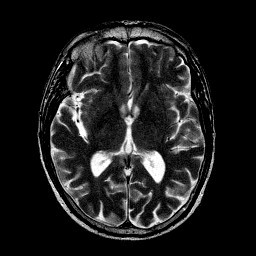
%> input picture 25-1MRI (1).png, 256 x 256 px
$ octave script_color.m   (GNU Octave 9; MATLAB toolbox functions it lacks are replaced by stand-ins)
%> lines starting %> are read from the running program, lines starting %| are printed output that depends on the picture; in (x1, y1, x2, y2) boxes, pixels count from 0 and x2, y2 are one past the last pixel; in counts of white or black regions, pixels touching at a corner belong together; the program's own positions count from 1
### tools/ConvertRGBtoYUV.m
function imgOut = ConvertRGBtoYUV(img)

img=double(img);
mtxRGBtoYUV = [  0.299,    0.587,    0.114;
                -0.147, -0.289,  0.436;
                 0.615,   -0.515, -0.100];

[r, c]=size(mtxRGBtoYUV);
if(r ~= 3 || c ~= 3)
    error('The matrix for color transformation is not 3x3.');
end

imgOut = zeros(size(img));
for i=1:3
    imgOut(:,:,i) = img(:,:,1) * mtxRGBtoYUV(i,1) + img(:,:,2) * mtxRGBtoYUV(i,2) + img(:,:,3) * mtxRGBtoYUV(i,3);
end

### tools/Xdog2.m
function F= Xdog(inputIm,Gamma,Phi,Epsilon,k,Sigma)


if size(inputIm,3)>1
    inputIm=rgb2gray(inputIm);
end
%inputIm = rgb2gray(inputIm);
inputIm = im2double(inputIm);

% Gauss Filters
gFilteredIm1 = imgaussfilt(inputIm, Sigma);
gFilteredIm2 = imgaussfilt(inputIm, Sigma * k);

differencedIm2 = gFilteredIm1 - (Gamma * gFilteredIm2);

x = size(differencedIm2,1);
y = size(differencedIm2,2);

% Extended difference of gaussians
for i=1:x
    for j=1:y
        if differencedIm2(i, j) < Epsilon
            differencedIm2(i, j) = 1;
        else
            differencedIm2(i, j) = 1 + tanh(Phi*(differencedIm2(i,j)));
        end
    end
end


 F =differencedIm2;

### tools/SF.m
function cp=SF(matrix,w)
% Compute the spatial frequency (SF) of image or subbbands of NSCT.
% ---------
% Author:  Qu Xiao-Bo    <quxiaobo <at> xmu.edu.cn or qxb_xmu@yahoo.com.cn>    Aug.28,2008
%          Postal address:
% Room 509, Scientific Research Building # 2,Haiyun Campus, Xiamen University,Xiamen,Fujian, P. R. China, 361005
% Website: http://quxiaobo.8866.org or http://quxiaobo.go.8866.org
%=============================================================
% disp('SF is computing...')
[row,column]=size(matrix);
cp=zeros(row,column);
window_wide=w;
spread=(window_wide-1)/2;
matrix_en=padarray(matrix,[spread spread],'symmetric');
temp=matrix_en.*0;
for i=1:row
    for j=1:column
        temp(i,j)=((matrix_en(i+1,j+1)-matrix_en(i+1,j))^2+(matrix_en(i+1,j+1)-matrix_en(i,j+1))^2);
    end
end
for i=1:row
    for j=1:column
        window=temp(i:1:(i+2*spread),j:1:(j+2*spread));
        cp(i,j)=sqrt(sum(window(:))./(window_wide.^2));
    end
end

### tools/local_energy.m
function cp=local_energy(matrix,N)
[row,column]=size(matrix);
matrix_en=abs(padarray(matrix,[N N],'symmetric'));
for i=1:row
    for j=1:column
        window=abs(matrix_en(i:1:(i+2*N),j:1:(j+2*N)));
        cp(i,j)=sum(window(:));
    end
end

### fast-guided-filter-code-v1/fastguidedfilter.m
function q = fastguidedfilter(I, p, r, eps, s)
%   GUIDEDFILTER   O(1) time implementation of guided filter.
%
%   - guidance image: I (should be a gray-scale/single channel image)
%   - filtering input image: p (should be a gray-scale/single channel image)
%   - local window radius: r
%   - regularization parameter: eps
%   - subsampling ratio: s (try s = r/4 to s=r)

I_sub = imresize(I, 1/s, 'nearest'); % NN is often enough
p_sub = imresize(p, 1/s, 'nearest');
r_sub = r / s; % make sure this is an integer

[hei, wid] = size(I_sub);
N = boxfilter(ones(hei, wid), r_sub); % the size of each local patch; N=(2r+1)^2 except for boundary pixels.

mean_I = boxfilter(I_sub, r_sub) ./ N;
mean_p = boxfilter(p_sub, r_sub) ./ N;
mean_Ip = boxfilter(I_sub.*p_sub, r_sub) ./ N;
cov_Ip = mean_Ip - mean_I .* mean_p; % this is the covariance of (I, p) in each local patch.

mean_II = boxfilter(I_sub.*I_sub, r_sub) ./ N;
var_I = mean_II - mean_I .* mean_I;

a = cov_Ip ./ (var_I + eps);
b = mean_p - a .* mean_I;

mean_a = boxfilter(a, r_sub) ./ N;
mean_b = boxfilter(b, r_sub) ./ N;

mean_a = imresize(mean_a, [size(I, 1), size(I, 2)], 'bilinear'); % bilinear is recommended
mean_b = imresize(mean_b, [size(I, 1), size(I, 2)], 'bilinear');

q = mean_a .* I + mean_b;
end

### fast-guided-filter-code-v1/boxfilter.m
function imDst = boxfilter(imSrc, r)

%   BOXFILTER   O(1) time box filtering using cumulative sum
%
%   - Definition imDst(x, y)=sum(sum(imSrc(x-r:x+r,y-r:y+r)));
%   - Running time independent of r;
%   - Equivalent to the function: colfilt(imSrc, [2*r+1, 2*r+1], 'sliding', @sum);
%   - But much faster.

[hei, wid] = size(imSrc);
imDst = zeros(size(imSrc));

%cumulative sum over Y axis
imCum = cumsum(imSrc, 1);
%difference over Y axis
imDst(1:r+1, :) = imCum(1+r:2*r+1, :);
imDst(r+2:hei-r, :) = imCum(2*r+2:hei, :) - imCum(1:hei-2*r-1, :);
imDst(hei-r+1:hei, :) = repmat(imCum(hei, :), [r, 1]) - imCum(hei-2*r:hei-r-1, :);

%cumulative sum over X axis
imCum = cumsum(imDst, 2);
%difference over Y axis
imDst(:, 1:r+1) = imCum(:, 1+r:2*r+1);
imDst(:, r+2:wid-r) = imCum(:, 2*r+2:wid) - imCum(:, 1:wid-2*r-1);
imDst(:, wid-r+1:wid) = repmat(imCum(:, wid), [1, r]) - imCum(:, wid-2*r:wid-r-1);
end

### tools/ConvertYUVtoRGB.m
function imgOut = ConvertYUVtoRGB(img)

img=double(img);
mtxRGBtoYUV = [  0.299,    0.587,    0.114;
                -0.147, -0.289,  0.436;
                 0.615,   -0.515, -0.100];
mtxYUVtoRGB=inv(mtxRGBtoYUV);

[r, c]=size(mtxRGBtoYUV);
if(r ~= 3 || c ~= 3)
    error('The matrix for color transformation is not 3x3.');
end

imgOut = zeros(size(img));
for i=1:3
    imgOut(:,:,i) = img(:,:,1) * mtxYUVtoRGB(i,1) + img(:,:,2) * mtxYUVtoRGB(i,2) + img(:,:,3) * mtxYUVtoRGB(i,3);
end

### script_color.m
%% COLOR

close all;
clear all;
clc;


% [4 lines of commented-out code are left out]
A=imread('25-1MRI (1).png');
%> A is the input picture: size 256x256x3 uint8; min 0, max 255, mean 31.2
B1=imread('25-2PET (2).png');
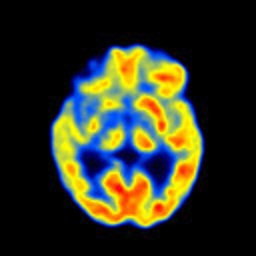
%> input picture 25-2PET (2).png, 256 x 256 px
%> B1 is the input picture: size 256x256x3 uint8; mean R, G, B 47.5, 49.6, 33


A=im2double(A);
%> A: size 256x256x3 double
B1=im2double(B1);
%> B1: size 256x256x3 double
figure,imshow(A,'border','tight');
figure,imshow(B1,'border','tight');
input1=A;
input2=B1;
tic
if size(A,3)>1
    A=rgb2gray(A);
%> A: size 256x256 double
end

[hei, wid] = size(A);
%> hei = 256; wid = 256
[row,column]=size(A);
%> row = 256; column = 256
%% Converting
B_YUV=ConvertRGBtoYUV(B1);
%> after the loop in ConvertRGBtoYUV, `for i=1:3`:
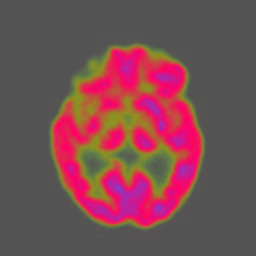
%> imgOut: size 256x256x3 double; mean R, G, B 0.185, -0.0272, 0.00127; drawn with min black and max white
B1=B_YUV(:,:,1);
%> B1: size 256x256 double

B=B1;
%%  Initail fusion
map1=abs(A>B);
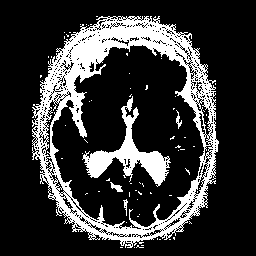
%> map1: size 256x256 double; values 0 (black) and 1 (white), 21.1% white; 75 white regions (70 under 20 px), largest, box (x1, y1, x2, y2) and area: (32, 16, 219, 248) 11386, (82, 96, 171, 187) 2078, (110, 182, 123, 192) 62, (176, 110, 182, 129) 47, (123, 199, 128, 216) 35
F1=A.*map1+~map1.*B;
G=fspecial('average',10);
F1_L=imfilter(F1,G);
F1_H=F1-F1_L;
%% Detail layers
A_L=imfilter(A,G);
B_L=imfilter(B,G);

A_H=A-A_L;
B_H=B-B_L;


%% Detail extraction using XDoG
Gamma = 0.98;
Phi = 200;
Epsilon = -0.1;
k = 1.6;

Sigma = 0.8;

M1A_H1=Xdog2(A_H,Gamma,Phi,Epsilon,k,Sigma);
M1B_H1=Xdog2(B_H,Gamma,Phi,Epsilon,k,Sigma);
%> call 2 of Xdog, with Gamma = 0.98, Phi = 200, Epsilon = -0.1, k = 1.6, Sigma = 0.8
%> after the loop in Xdog (call 2), `for i=1:x`:
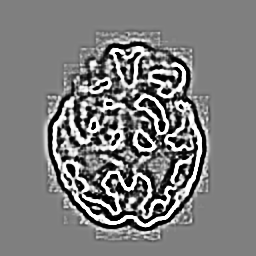
%> differencedIm2: size 256x256 double; min 1.43e-07, max 2, mean 0.981; drawn with min black and max white

MB_H1=M1A_H1>M1B_H1;
%> MB_H1: size 256x256 logical; 32.3% white; 125 white regions (91 under 20 px), largest, box (x1, y1, x2, y2) and area: (50, 56, 206, 234) 8225, (24, 8, 226, 255) 6898, (37, 29, 216, 240) 1466
MA_H1=M1B_H1>M1A_H1;
%> MA_H1: size 256x256 logical; 30.9% white; 106 white regions (75 under 20 px), largest, box (x1, y1, x2, y2) and area: (33, 15, 219, 244) 17495, (68, 185, 101, 218) 414, (53, 150, 86, 184) 408

%% Decision map of detail layers
w=9;
M2A_H=SF(A_H,w).*local_energy(A_H,w);
%> in SF, `temp=matrix_en.*0;`: temp: size 264x264 double; every value is 0
M2B_H=SF(B_H,w).*local_energy(B_H,w);
%> in SF (call 2), `temp=matrix_en.*0;`: temp: size 264x264 double; every value is 0
%> call 2 of local_energy, with N = 9
%> after the loop in local_energy (call 2), `for i=1:row`:
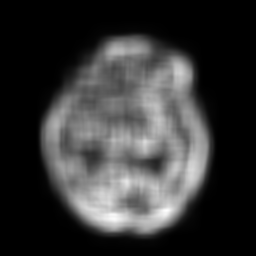
%> cp: size 256x256 double; min 0, max 38.95, mean 8.1; drawn with min black and max white


map1=(abs(M2A_H)>abs(M2B_H));
%> map1: size 256x256 logical; 63.9% white; 8 black regions (4 under 20 px), largest, box (x1, y1, x2, y2) and area: (0, 0, 256, 256) 22885, (143, 94, 165, 146) 706, (94, 121, 100, 131) 45, (174, 161, 180, 170) 33
map2=(abs(M2B_H)>abs(M2A_H));
%> map2: size 256x256 logical; 1.3% white; 12 white regions (8 under 20 px), largest, box (x1, y1, x2, y2) and area: (143, 94, 165, 146) 706, (94, 121, 100, 131) 45, (174, 161, 180, 170) 33, (152, 248, 167, 250) 23

for i=1:row
    for  j=1:column
      if M1B_H1(i,j)>M1A_H1(i,j)
           map1(i,j)=MA_H1(i,j);
    end
    end
end
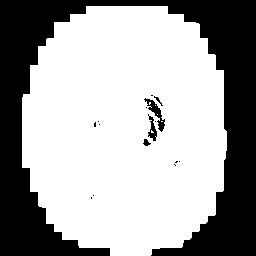
%> map1: size 256x256 logical; 64.5% white; 16 black regions (11 under 20 px), largest, box (x1, y1, x2, y2) and area: (0, 0, 256, 256) 22877, (144, 98, 165, 132) 208, (148, 114, 157, 141) 115, (143, 139, 151, 146) 33, (154, 96, 163, 106) 23

 for i=1:row
 for  j=1:column
      if M1A_H1(i,j)>M1B_H1(i,j)
           map2(i,j)=MB_H1(i,j);
    end
 end
 end
%> map2: size 256x256 logical; 33% white; 125 white regions (92 under 20 px), largest, box (x1, y1, x2, y2) and area: (50, 56, 206, 234) 8705, (24, 8, 226, 255) 6898, (37, 29, 216, 240) 1466


%% FGF
r=4;

eps = 0.02^2;
S=4;
MA_H_guide=fastguidedfilter(A, map1, r, eps,S);
%> in fastguidedfilter, `p_sub = imresize(p, 1/s, 'nearest');`: p_sub: size 64x64 logical; 65.9% white; 6 black regions (5 under 20 px), largest, box (x1, y1, x2, y2) and area: (0, 0, 64, 64) 1377
%> in boxfilter, `imDst(hei-r+1:hei, :) = repmat(imCum(hei, :), [r, 1]) - imCum(hei-2*r:..`:
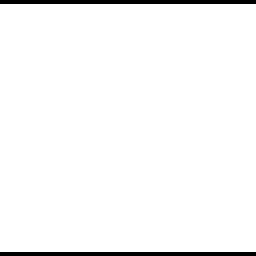
%> imDst: size 64x64 double (shown 4 times larger); values 2 (black) and 3 (white), 96.9% white; black in thin lines or dots
MB_H_guide=fastguidedfilter(B, map2, r, eps,S);


H_F1= A_H.*MA_H_guide+B_H.*MB_H_guide;


F=F1_L+H_F1;


%% YUV to RGB
F_YUV=zeros(hei,wid,3);
F_YUV(:,:,1)=F;
F_YUV(:,:,2)=B_YUV(:,:,2);
F_YUV(:,:,3)=B_YUV(:,:,3);
final_F=ConvertYUVtoRGB(F_YUV);
toc
figure,imshow(final_F,'border','tight');
final_fuse=uint8(final_F*255);
